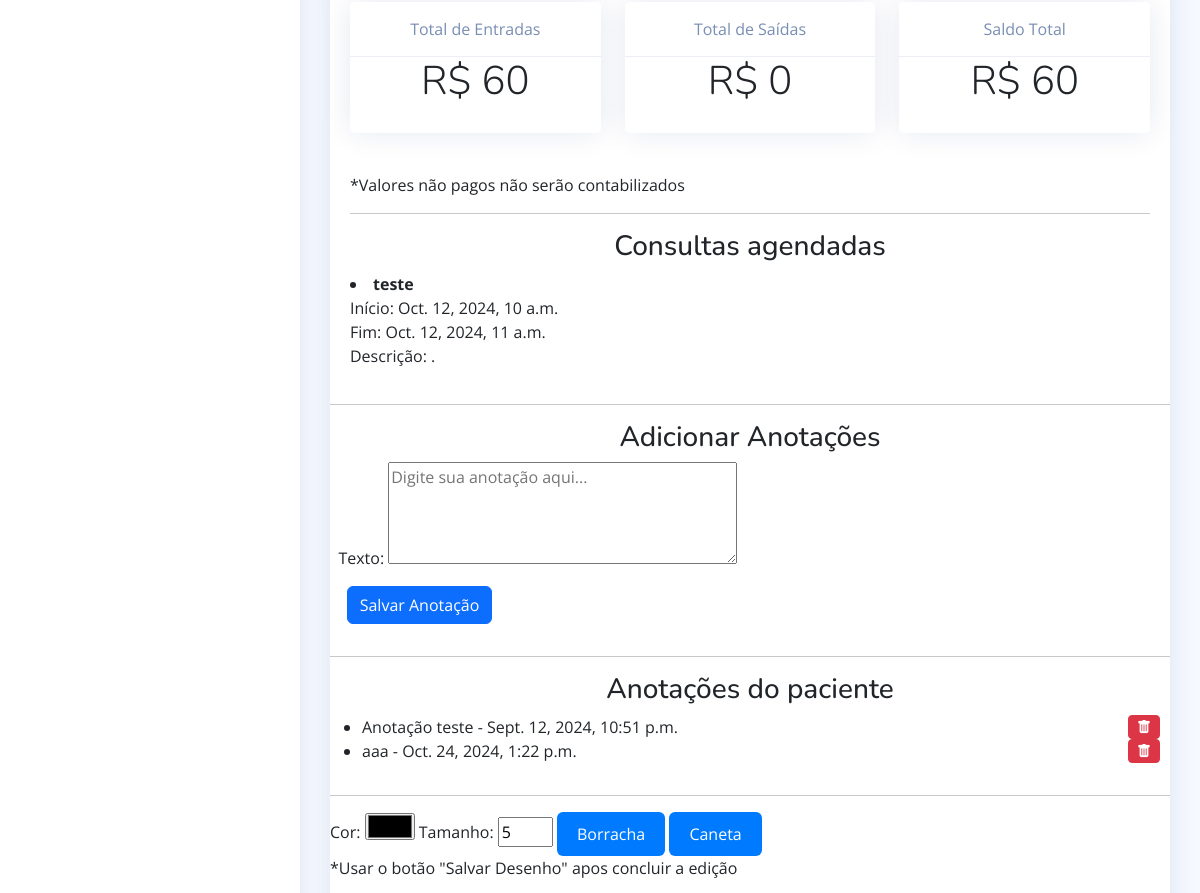
Before: /pagina_paciente/1/ (signed in, middle part) with the older database file.
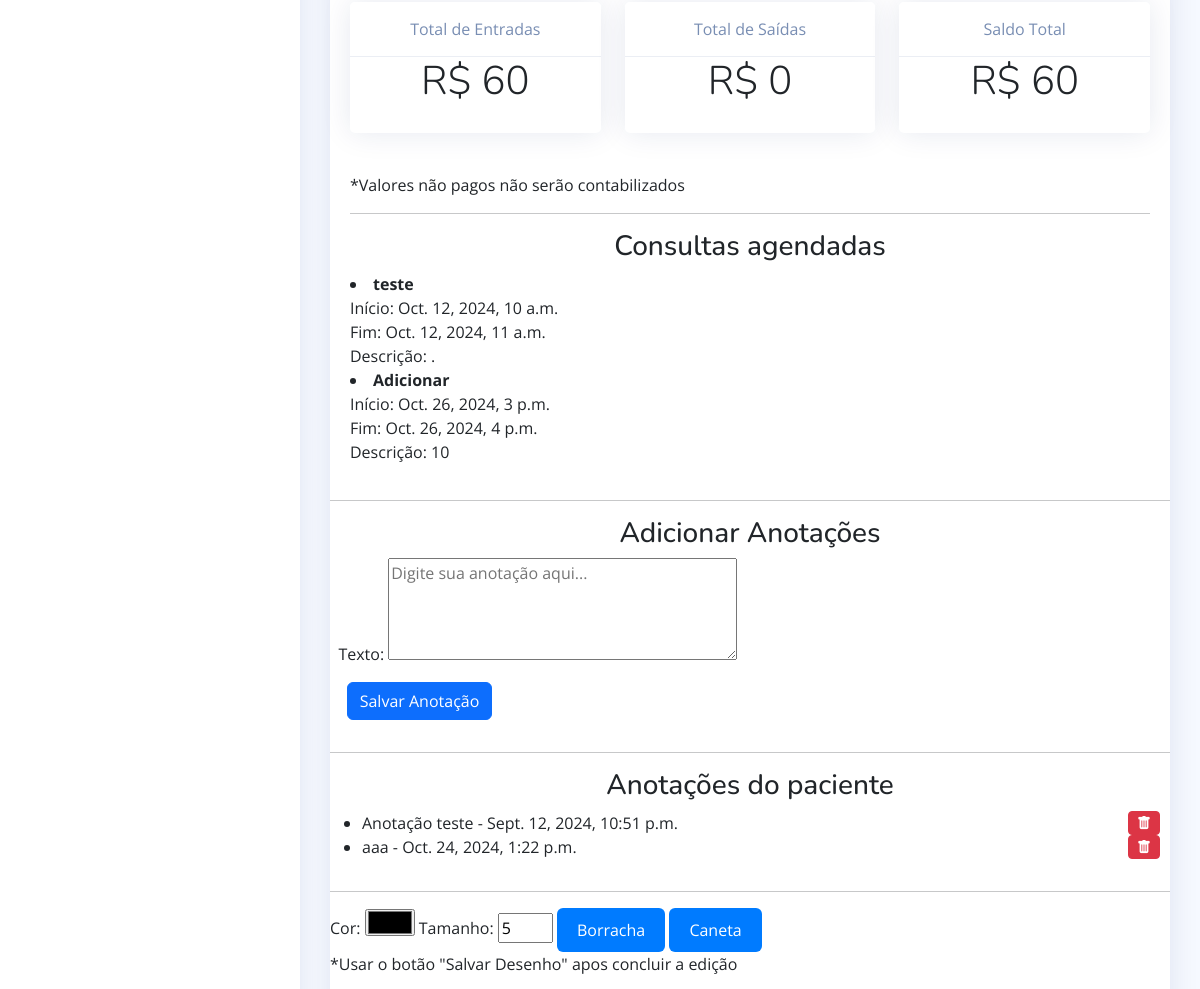
After: the same page with the newer database file.
### app/models.py (models this page shows, shortened)
class EventAbstract(models.Model):
    is_active = models.BooleanField(default=True)
    is_deleted = models.BooleanField(default=False)
    created_at = models.DateTimeField(auto_now_add=True)
    updated_at = models.DateTimeField(auto_now=True)
    class Meta:
        abstract = True

class Event(EventAbstract):
    user = models.ForeignKey(User, on_delete=models.CASCADE, related_name="events")
    title = models.CharField(max_length=200)
    description = models.TextField()
    start_time = models.DateTimeField()
    end_time = models.DateTimeField()
    paciente = models.ForeignKey(Paciente, on_delete=models.CASCADE, related_name="events", blank=True, null=True)
    objects = EventManager()

class Anotacao(models.Model):
    paciente = models.ForeignKey(Paciente, on_delete=models.CASCADE, related_name='anotacoes')
    texto = models.TextField()
    data_criacao = models.DateTimeField(default=timezone.now)

### app/views.py (the view, shortened to what this page needs)
# urls.py: path("pagina_paciente/<int:paciente_id>/", views.pagina_paciente, name='pagina_paciente'),
@login_required(login_url="/")
def pagina_paciente(request, paciente_id):
    paciente = get_object_or_404(Paciente, id=paciente_id)
    eventos = Event.objects.filter(paciente=paciente)
    anotacoes = Anotacao.objects.filter(paciente=paciente)
    odontograma, _ = Odontograma.objects.get_or_create(paciente=paciente)
    pdf_uploads = PDFUpload.objects.filter(paciente=paciente)
    transacoes = Financeiro.objects.filter(paciente=paciente)
    total_entrada = transacoes.filter(tipo='Entrada', status='Pago').aggregate(Sum('valor'))['valor__sum'] or 0
    total_saida = transacoes.filter(tipo='Saída', status='Pago').aggregate(Sum('valor'))['valor__sum'] or 0
    saldo_total = total_entrada - total_saida
    form = AnotacaoForm()
    dente_form = DenteForm(instance=odontograma)
    pdf_form = PDFUploadForm()
    financeiro_form = FinanceiroForm(initial={'paciente': paciente})
    context = {
    "object": paciente,
    "eventos": eventos,
    "anotacoes": anotacoes,
    "form": form,
    "odontograma": odontograma,
    "dente": dente_form,
    "pdf_form": pdf_form,
    "pdf_uploads": pdf_uploads,
    "transacoes": transacoes,
    "total_entrada": total_entrada,
    "total_saida": total_saida,
    "saldo_total": saldo_total,
    "paciente": paciente,  # Certifique-se de que esta linha está presente
}
    return render(request, 'frontend/pagina_paciente.html', context)

### app/forms.py
class AnotacaoForm(forms.ModelForm):
    class Meta:
        model = Anotacao
        fields = ['texto']
        widgets = {
            'texto': forms.Textarea(attrs={'rows': 4, 'placeholder': 'Digite sua anotação aqui...'}),
        }

### app/templates/frontend/pagina_paciente.html (shortened to what the changed rows need)
<html lang="en">
  {% load static %}
<head>
    <link rel="stylesheet" href="{% static "style.css" %}">
  <link rel="stylesheet" href="https://cdnjs.cloudflare.com/ajax/libs/font-awesome/6.0.0-beta3/css/all.min.css">
  <link href="{% static "vendor/bootstrap/css/bootstrap.min.css" %}" rel="stylesheet">
  <link href="{% static "vendor/bootstrap-icons/bootstrap-icons.css" %}" rel="stylesheet">
  <link href="{% static "vendor/boxicons/css/boxicons.min.css" %}" rel="stylesheet">
  <link href="{% static "vendor/quill/quill.snow.css" %}" rel="stylesheet">
  <link href="{% static "vendor/quill/quill.bubble.css" %}" rel="stylesheet">
  <link href="{% static "vendor/remixicon/remixicon.css" %}" rel="stylesheet">
  <link href="{% static "vendor/simple-datatables/style.css" %}" rel="stylesheet">
  <link href="{% static "css/style.css" %}" rel="stylesheet">
</head>
<body>
  <main id="main" class="main">
      <div class="card">
          <div class="card-body">
          <div>
          <div class="row">
        </div><br>*Valores não pagos não serão contabilizados
          </div>
          <hr>
          <h3 style="text-align: center;">Consultas agendadas</h3>
          {% if eventos %}
          {% for evento in eventos %}
              <li>
                  <strong>{{ evento.title }}</strong><br>
                  Início: {{ evento.start_time }}<br>
                  Fim: {{ evento.end_time }}<br>
                  Descrição: {{ evento.description }}
              </li>
          {% endfor %}
      {% else %}
          <li>Sem eventos associados.</li>
      {% endif %}
          </div><hr>
    <ul>
        {% for anotacao in anotacoes %}
        <li>
          {{ anotacao.texto }} - {{ anotacao.data_criacao }}
          <a href="{% url 'delete_anotacao' paciente_id=paciente.id anotacao_id=anotacao.id %}" class="btn btn-danger btn-sm" style="float: right; margin-left: 10px; margin-right:10px">
              <i class="bi bi-trash-fill"></i>
          </a>
      </li>
        {% empty %}
        <li>Nenhuma anotação registrada.</li>
        {% endfor %}
    </ul>
      </div>
  </main>
</body>
</html>

Changed rows visible on the page:
added Event: title "Adicionar", start_time "Oct. 26, 2024, 3 p.m.", end_time "Oct. 26, 2024, 4 p.m.", description "10"
